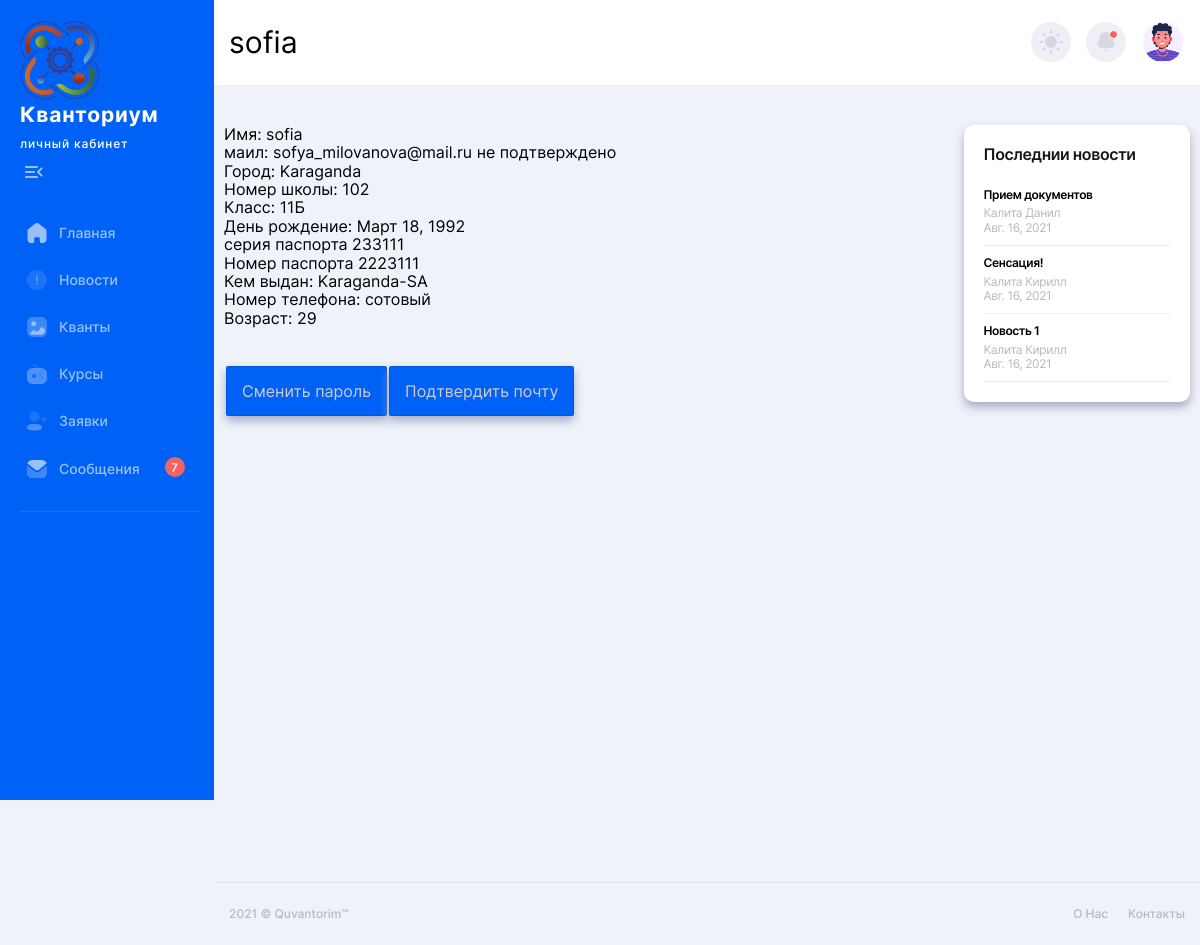
The app's page /profile/sofia, older data.
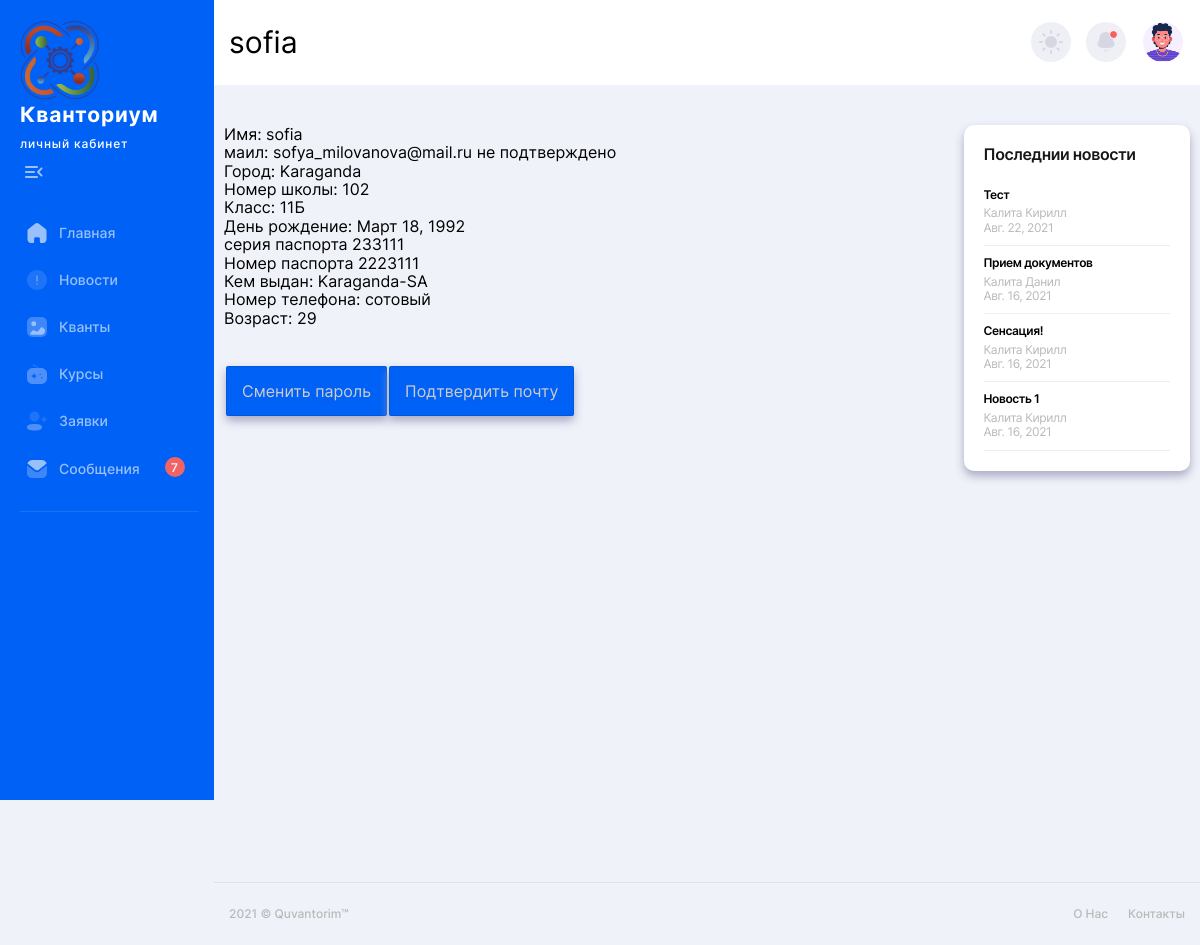
The same page, newer data.
### manager/models.py (models this page shows, shortened)
class novelty(models.Model):
    name = models.CharField(max_length=30, blank=True)
    heading = models.CharField(max_length=30, blank=True)
    body = models.TextField()
    data = models.DateField(null=True, blank=True)
    time =  models.TimeField(null=True, blank=True)

### manager/views.py (the view)
# urls.py: path('profile/<name>', views.myprofile, name='myprofile'),                  #
def myprofile(request,name):
    data={}
    data.update(init_news(request))
    data['user'] = User.objects.get(username=name)
    data['age'] = calculate_age(data['user'].profile.Birth_date)
    return render(request, 'manager/home/myprofile.html', data)

### manager/functional.py (called while the page is built)
def init_news(request):
    datas={}
    datas['new'] = novelty.objects.all().order_by('-data').order_by('-time')[:settings.NEWS_COLUMN]
    datas['admins'] = request.user.has_perm('manager.can_admins')
    datas['exit'] = request.user.is_authenticated
    return datas

def calculate_age(born):
    today = date.today()
    return today.year - born.year - ((today.month, today.day) < (born.month, born.day))

### templates/manager/home/myprofile.html (shortened to what this page needs)
{% extends "manager/main.html" %}
{% block bar %}
  {% if user.is_authenticated %}   sidebar {% else %}  sidebarno {% endif %}
{% endblock %}
{% block namepage %}
      {{ user.username }}
{% endblock %}
{% block content %}
    <main class="main users chart-page" id="skip-target">
      <div class="container">
        <div class="row">
          <div class="col-lg-9">
              <div class="text">
                  <div class="text">
                          Имя:      {{ user.username }} <br>
                          маил:  {{ user.email }} не подтверждено<br>
                          Город: {{ user.profile.Location }}<br>
                          Номер школы: {{ user.profile.School_name }}<br>
                          Класс: {{ user.profile.School_class }}<br>
                          День рождение: {{ user.profile.Birth_date }}<br>
                          серия паспорта     {{ user.profile.Passport_series }}<br>
                          Номер паспорта     {{ user.profile.Passport_number }}<br>
                          Кем выдан:     {{ user.profile.Passport_received }}<br>
                          Номер телефона: {{ user.profile.Phone }}<br>
                          Возраст: {{ age }}
                        <br>
                        <br>
                        <br>
              </div>
              </div>
              <div class="text">
               <table>
                            <tr>
                                <td class="names2"> <a href="{% url 'repassword' %}"> Сменить пароль </a> </td>
                                <td class="names2"> Подтвердить почту</td>
                            </tr>
                  </table>
              </div>
          </div>
          <div class="col-lg-3">
               {% include 'manager/news/show_news.html' %}
          </div>
        </div>
      </div>
    </main>
{% endblock %}

### templates/manager/news/show_news.html (shortened to what this page needs)
     <article class="white-block">
              <div class="top-cat-title">
                <h3>Последнии новости </h3>
              </div>
              <ul class="top-cat-list">
                  {% for news in new %}
                <li>
                  <a href="{% url 'new_post' news.id %}">
                    <div class="top-cat-list__title">
                     {{ news.heading }}
                    </div>
                    <div class="top-cat-list__subtitle">
                       {{ news.name }} <br>
                      {{ news.data }}
                    </div>
                  </a>
                  {% endfor %}
              </ul>
            </article>

Row changes from the older to the newer data that the page shows:
added novelty: heading "Тест", name "Калита Кирилл", data "Авг. 22, 2021"
